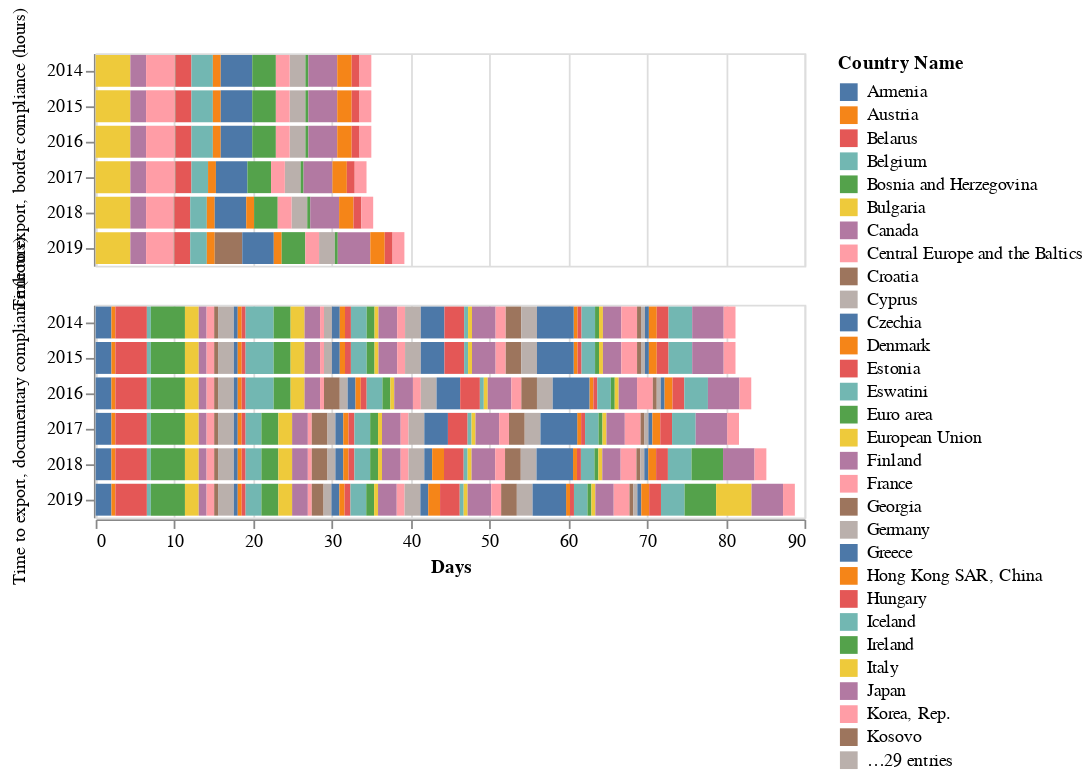

The notebook cell this image was saved under:
### Code cell
filtered_export = df[(df['Country Name'].isin(countries)) & 
                     (df['year'].isin(years)) & 
                     ((df['Series Name'] == 'Time to export, border compliance (hours)') |
                      (df['Series Name'] == 'Time to export, documentary compliance (hours)')) & 
                     (df['value'] < 5.00)]

chart = alt.Chart(filtered_export).mark_bar(orient='horizontal').encode(
        y=alt.Y('year', title=None),
        x=alt.X('sum(value)', title='Days'),
        color='Country Name',
        row=alt.Row('Series Name', title=None),
        tooltip=['Country Name', 'year', 'value'])
chart

### Figure 1 — Vega-Lite specification as saved in the notebook (floating-point values rounded to 4 significant figures; data arrays with more than 128 entries replaced by an {"elided": "..."} marker saying what was removed)
{"config": {"view": {"continuousWidth": 400, "continuousHeight": 300}}, "data": {"name": "data-dafc78da770d79341b58518be53de983"}, "mark": {"type": "bar", "orient": "horizontal"}, "encoding": {"color": {"type": "nominal", "field": "Country Name"}, "row": {"type": "nominal", "field": "Series Name", "title": null}, "tooltip": [{"type": "nominal", "field": "Country Name"}, {"type": "nominal", "field": "year"}, {"type": "quantitative", "field": "value"}], "x": {"type": "quantitative", "aggregate": "sum", "field": "value", "title": "Days"}, "y": {"type": "nominal", "field": "year", "title": null}}, "$schema": "https://vega.github.io/schema/vega-lite/v4.8.1.json", "datasets": {"data-dafc78da770d79341b58518be53de983": {"elided": "510 records"}}}
